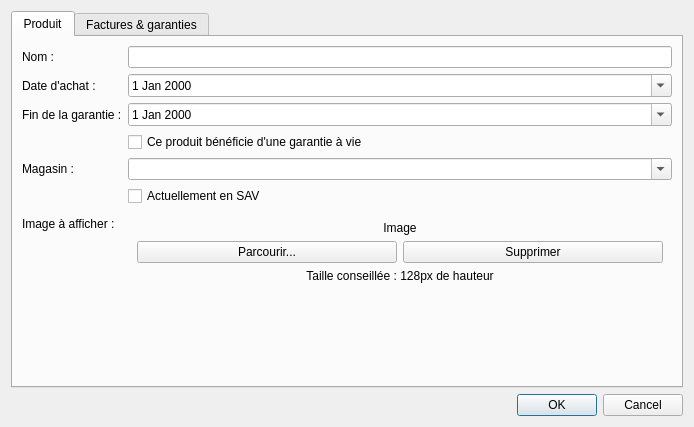
<?xml version="1.0" encoding="UTF-8"?>
<ui version="4.0">
 <class>InfosProduitDialog</class>
 <widget class="QDialog" name="InfosProduitDialog">
  <property name="geometry">
   <rect>
    <x>0</x>
    <y>0</y>
    <width>694</width>
    <height>427</height>
   </rect>
  </property>
  <property name="windowTitle">
   <string>Informations sur le produit</string>
  </property>
  <layout class="QVBoxLayout" name="verticalLayout">
   <item>
    <widget class="QTabWidget" name="tabWidget">
     <property name="currentIndex">
      <number>0</number>
     </property>
     <widget class="QWidget" name="tabProduit">
      <attribute name="title">
       <string>Produit</string>
      </attribute>
      <layout class="QFormLayout" name="formLayout">
       <property name="fieldGrowthPolicy">
        <enum>QFormLayout::AllNonFixedFieldsGrow</enum>
       </property>
       <item row="0" column="0">
        <widget class="QLabel" name="label">
         <property name="text">
          <string>Nom :</string>
         </property>
        </widget>
       </item>
       <item row="0" column="1">
        <widget class="QLineEdit" name="txtNom"/>
       </item>
       <item row="2" column="0">
        <widget class="QLabel" name="label_3">
         <property name="text">
          <string>Date d'achat :</string>
         </property>
        </widget>
       </item>
       <item row="2" column="1">
        <widget class="QDateEdit" name="dateAchat">
         <property name="calendarPopup">
          <bool>true</bool>
         </property>
        </widget>
       </item>
       <item row="4" column="0">
        <widget class="QLabel" name="label_6">
         <property name="text">
          <string>Fin de la garantie :</string>
         </property>
        </widget>
       </item>
       <item row="4" column="1">
        <widget class="QDateEdit" name="dateFinGarantie">
         <property name="minimumDate">
          <date>
           <year>1975</year>
           <month>1</month>
           <day>1</day>
          </date>
         </property>
         <property name="calendarPopup">
          <bool>true</bool>
         </property>
        </widget>
       </item>
       <item row="6" column="1">
        <widget class="QComboBox" name="comboMagasin">
         <property name="editable">
          <bool>true</bool>
         </property>
        </widget>
       </item>
       <item row="7" column="1">
        <widget class="QCheckBox" name="checkSAV">
         <property name="toolTip">
          <string>Cochez cette case si vous avez envoyé le produit en SAV.</string>
         </property>
         <property name="text">
          <string>Actuellement en SAV</string>
         </property>
        </widget>
       </item>
       <item row="8" column="0">
        <widget class="QLabel" name="label_2">
         <property name="text">
          <string>Image à afficher :</string>
         </property>
        </widget>
       </item>
       <item row="8" column="1">
        <widget class="QWidget" name="widget" native="true">
         <layout class="QVBoxLayout" name="verticalLayout_5">
          <item>
           <widget class="QLabel" name="image">
            <property name="text">
             <string>Image</string>
            </property>
            <property name="alignment">
             <set>Qt::AlignCenter</set>
            </property>
           </widget>
          </item>
          <item>
           <layout class="QHBoxLayout" name="horizontalLayout_3">
            <item>
             <widget class="QPushButton" name="btnImageParcourir">
              <property name="text">
               <string>Parcourir...</string>
              </property>
             </widget>
            </item>
            <item>
             <widget class="QPushButton" name="btnImageSupprimer">
              <property name="text">
               <string>Supprimer</string>
              </property>
             </widget>
            </item>
           </layout>
          </item>
          <item>
           <widget class="QLabel" name="label_7">
            <property name="text">
             <string>Taille conseillée : 128px de hauteur</string>
            </property>
            <property name="alignment">
             <set>Qt::AlignCenter</set>
            </property>
           </widget>
          </item>
         </layout>
        </widget>
       </item>
       <item row="5" column="1">
        <widget class="QCheckBox" name="checkGarantieAVie">
         <property name="text">
          <string>Ce produit bénéficie d'une garantie à vie</string>
         </property>
        </widget>
       </item>
       <item row="6" column="0">
        <widget class="QLabel" name="label_4">
         <property name="text">
          <string>Magasin :</string>
         </property>
        </widget>
       </item>
      </layout>
     </widget>
     <widget class="QWidget" name="tabFactures">
      <attribute name="title">
       <string>Factures &amp;&amp; garanties</string>
      </attribute>
      <layout class="QVBoxLayout" name="verticalLayout_2">
       <item>
        <widget class="QLabel" name="label_5">
         <property name="text">
          <string>Cet onglet permet de conserver des versions numérisées de vos factures et garanties, afin de vous délester de papiers encombrants. Un scanner de bonne qualité est toutefois requis, ces pièces devant être imprimées en cas de retour du produit en SAV.
Vous pouvez ouvrir une facture ou une garantie en double-cliquant dessus.</string>
         </property>
         <property name="wordWrap">
          <bool>true</bool>
         </property>
        </widget>
       </item>
       <item>
        <widget class="QGroupBox" name="groupBox">
         <property name="title">
          <string>Factures</string>
         </property>
         <layout class="QHBoxLayout" name="horizontalLayout">
          <item>
           <widget class="QListWidget" name="listFactures"/>
          </item>
          <item>
           <layout class="QVBoxLayout" name="verticalLayout_3">
            <property name="spacing">
             <number>0</number>
            </property>
            <item>
             <widget class="QPushButton" name="btnAjoutFacture">
              <property name="toolTip">
               <string>Ajouter une facture</string>
              </property>
              <property name="text">
               <string/>
              </property>
              <property name="icon">
               <iconset resource="resources.qrc">
                <normaloff>:/icons/add.png</normaloff>:/icons/add.png</iconset>
              </property>
             </widget>
            </item>
            <item>
             <widget class="QPushButton" name="btnScannerFacture">
              <property name="toolTip">
               <string>Numériser une facture et l'ajouter</string>
              </property>
              <property name="text">
               <string/>
              </property>
              <property name="icon">
               <iconset resource="resources.qrc">
                <normaloff>:/icons/scanner.png</normaloff>:/icons/scanner.png</iconset>
              </property>
             </widget>
            </item>
            <item>
             <widget class="QPushButton" name="btnSupprFacture">
              <property name="enabled">
               <bool>false</bool>
              </property>
              <property name="toolTip">
               <string>Supprimer la facture</string>
              </property>
              <property name="text">
               <string/>
              </property>
              <property name="icon">
               <iconset resource="resources.qrc">
                <normaloff>:/icons/remove.png</normaloff>:/icons/remove.png</iconset>
              </property>
             </widget>
            </item>
            <item>
             <spacer name="verticalSpacer">
              <property name="orientation">
               <enum>Qt::Vertical</enum>
              </property>
              <property name="sizeHint" stdset="0">
               <size>
                <width>20</width>
                <height>40</height>
               </size>
              </property>
             </spacer>
            </item>
           </layout>
          </item>
         </layout>
        </widget>
       </item>
       <item>
        <widget class="QGroupBox" name="groupBox_2">
         <property name="title">
          <string>Garanties</string>
         </property>
         <layout class="QHBoxLayout" name="horizontalLayout_2">
          <item>
           <widget class="QListWidget" name="listGaranties"/>
          </item>
          <item>
           <layout class="QVBoxLayout" name="verticalLayout_4">
            <property name="spacing">
             <number>0</number>
            </property>
            <item>
             <widget class="QPushButton" name="btnAjoutGarantie">
              <property name="toolTip">
               <string>Ajouter une garantie</string>
              </property>
              <property name="text">
               <string/>
              </property>
              <property name="icon">
               <iconset resource="resources.qrc">
                <normaloff>:/icons/add.png</normaloff>:/icons/add.png</iconset>
              </property>
             </widget>
            </item>
            <item>
             <widget class="QPushButton" name="btnScannerGarantie">
              <property name="toolTip">
               <string>Numériser une garantie et l'ajouter</string>
              </property>
              <property name="text">
               <string/>
              </property>
              <property name="icon">
               <iconset resource="resources.qrc">
                <normaloff>:/icons/scanner.png</normaloff>:/icons/scanner.png</iconset>
              </property>
             </widget>
            </item>
            <item>
             <widget class="QPushButton" name="btnSupprGarantie">
              <property name="enabled">
               <bool>false</bool>
              </property>
              <property name="toolTip">
               <string>Supprimer la garantie</string>
              </property>
              <property name="text">
               <string/>
              </property>
              <property name="icon">
               <iconset resource="resources.qrc">
                <normaloff>:/icons/remove.png</normaloff>:/icons/remove.png</iconset>
              </property>
             </widget>
            </item>
            <item>
             <spacer name="verticalSpacer_2">
              <property name="orientation">
               <enum>Qt::Vertical</enum>
              </property>
              <property name="sizeHint" stdset="0">
               <size>
                <width>20</width>
                <height>40</height>
               </size>
              </property>
             </spacer>
            </item>
           </layout>
          </item>
         </layout>
        </widget>
       </item>
      </layout>
     </widget>
    </widget>
   </item>
   <item>
    <widget class="QDialogButtonBox" name="buttonBox">
     <property name="orientation">
      <enum>Qt::Horizontal</enum>
     </property>
     <property name="standardButtons">
      <set>QDialogButtonBox::Cancel|QDialogButtonBox::Ok</set>
     </property>
    </widget>
   </item>
  </layout>
 </widget>
 <resources>
  <include location="resources.qrc"/>
 </resources>
 <connections>
  <connection>
   <sender>buttonBox</sender>
   <signal>accepted()</signal>
   <receiver>InfosProduitDialog</receiver>
   <slot>accept()</slot>
   <hints>
    <hint type="sourcelabel">
     <x>257</x>
     <y>417</y>
    </hint>
    <hint type="destinationlabel">
     <x>157</x>
     <y>274</y>
    </hint>
   </hints>
  </connection>
  <connection>
   <sender>buttonBox</sender>
   <signal>rejected()</signal>
   <receiver>InfosProduitDialog</receiver>
   <slot>reject()</slot>
   <hints>
    <hint type="sourcelabel">
     <x>325</x>
     <y>417</y>
    </hint>
    <hint type="destinationlabel">
     <x>286</x>
     <y>274</y>
    </hint>
   </hints>
  </connection>
 </connections>
</ui>
